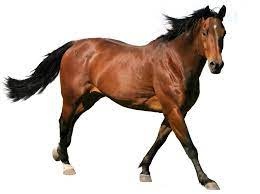
#> input picture cpv/workshop4/active_contour/download.jpeg, 260 x 194 px
$ python menu.py
#> lines starting #> are read from the running program, lines starting #| are printed output that depends on the picture
### cpv/workshop4/active_contour/example.py

import os
import logging

import numpy as np
from imageio import imread
import matplotlib
from matplotlib import pyplot as plt

# import acmorphsnakes as ms

# in case you are running on machine without display, e.g. server
if os.environ.get('DISPLAY', '') == '':
    logging.warning('No display found. Using non-interactive Agg backend.')
    matplotlib.use('Agg')

PATH_IMG_NODULE = 'images/mama07ORI.bmp'
PATH_IMG_STARFISH = './seastar2.png'
PATH_IMG_LAKES = 'images/lakes3.jpg'
PATH_IMG_CAMERA = '/Users/datle/Desktop/active-contour/camera.png'
PATH_IMG_COINS = 'images/coins.png'
PATH_ARRAY_CONFOCAL = 'images/confocal.npy'


def visual_callback_2d(background, fig=None):
    """
    Returns a callback than can be passed as the argument `iter_callback`
    of `morphological_geodesic_active_contour` and
    `morphological_chan_vese` for visualizing the evolution
    of the levelsets. Only works for 2D images.

    Parameters
    ----------
    background : (M, N) array
        Image to be plotted as the background of the visual evolution.
    fig : matplotlib.figure.Figure
        Figure where results will be drawn. If not given, a new figure
        will be created.

    Returns
    -------
    callback : Python function
        A function that receives a levelset and updates the current plot
        accordingly. This can be passed as the `iter_callback` argument of
        `morphological_geodesic_active_contour` and
        `morphological_chan_vese`.

    """

    # Prepare the visual environment.
    if fig is None:
        fig = plt.figure()
    fig.clf()
    ax1 = fig.add_subplot(1, 2, 1)
    ax1.imshow(background, cmap=plt.cm.gray)

    ax2 = fig.add_subplot(1, 2, 2)
    ax_u = ax2.imshow(np.zeros_like(background), vmin=0, vmax=1)
    plt.pause(0.001)

    # [8 lines left out: function callback, not called in this run]

    return callback


# [57 lines left out: function visual_callback_3d, not called in this run]


def rgb2gray(img):
    """Convert a RGB image to gray scale."""
    return 0.2989 * img[..., 0] + 0.587 * img[..., 1] + 0.114 * img[..., 2]


# [126 lines left out: functions example_nodule, example_starfish, example_coins, example_lakes, example_camera, example_confocal3d, not called in this run]


# if __name__ == '__main__':
#     logging.basicConfig(level=logging.DEBUG)
#     # example_nodule()
#     # example_starfish()
#     # example_coins()
#     # example_lakes()
#     # example_camera()
#
#     # Uncomment the following line to see a 3D example
#     # This is skipped by default since mplot3d is VERY slow plotting 3d meshes
#     # example_confocal3d()
#
#     logging.info("Done.")
#     plt.show()

### cpv/workshop4/active_contour/morphsnakes.py
# -*- coding: utf-8 -*-

"""
====================
Morphological Snakes
====================

*Morphological Snakes* [1]_ are a family of methods for image segmentation.
Their behavior is similar to that of active contours (for example, *Geodesic
Active Contours* [2]_ or *Active Contours without Edges* [3]_). However,
*Morphological Snakes* use morphological operators (such as dilation or
erosion) over a binary array instead of solving PDEs over a floating point
array, which is the standard approach for active contours. This makes
*Morphological Snakes* faster and numerically more stable than their
traditional counterpart.

There are two *Morphological Snakes* methods available in this implementation:
*Morphological Geodesic Active Contours* (**MorphGAC**, implemented in the
function ``morphological_geodesic_active_contour``) and *Morphological Active
Contours without Edges* (**MorphACWE**, implemented in the function
``morphological_chan_vese``).

**MorphGAC** is suitable for images with visible contours, even when these
contours might be noisy, cluttered, or partially unclear. It requires, however,
that the image is preprocessed to highlight the contours. This can be done
using the function ``inverse_gaussian_gradient``, although the user might want
to define their own version. The quality of the **MorphGAC** segmentation
depends greatly on this preprocessing step.

On the contrary, **MorphACWE** works well when the pixel values of the inside
and the outside regions of the object to segment have different averages.
Unlike **MorphGAC**, **MorphACWE** does not require that the contours of the
object are well defined, and it works over the original image without any
preceding processing. This makes **MorphACWE** easier to use and tune than
**MorphGAC**.

References
----------

.. [1] A Morphological Approach to Curvature-based Evolution of Curves and
       Surfaces, Pablo Márquez-Neila, Luis Baumela and Luis Álvarez. In IEEE
       Transactions on Pattern Analysis and Machine Intelligence (PAMI),
       2014, DOI 10.1109/TPAMI.2013.106
.. [2] Geodesic Active Contours, Vicent Caselles, Ron Kimmel and Guillermo
       Sapiro. In International Journal of Computer Vision (IJCV), 1997,
       DOI:10.1023/A:1007979827043
.. [3] Active Contours without Edges, Tony Chan and Luminita Vese. In IEEE
       Transactions on Image Processing, 2001, DOI:10.1109/83.902291

"""
__author__ = "P. Márquez Neila <p.mneila@upm.es>"


from itertools import cycle

import numpy as np
from scipy import ndimage as ndi

__all__ = [
    'morphological_chan_vese',
    'morphological_geodesic_active_contour',
    'inverse_gaussian_gradient',
    'circle_level_set',
    'checkerboard_level_set'
]

__version__ = (2, 1, 1)
__version_str__ = ".".join(map(str, __version__))


class _fcycle(object):

    def __init__(self, iterable):
        """Call functions from the iterable each time it is called."""
        self.funcs = cycle(iterable)

    def __call__(self, *args, **kwargs):
        f = next(self.funcs)
        return f(*args, **kwargs)


# SI and IS operators for 2D and 3D.
_P2 = [np.eye(3),
       np.array([[0, 1, 0]] * 3),
       np.flipud(np.eye(3)),
       np.rot90([[0, 1, 0]] * 3)]
_P3 = [np.zeros((3, 3, 3)) for i in range(9)]

_P3[0][:, :, 1] = 1
_P3[1][:, 1, :] = 1
_P3[2][1, :, :] = 1
_P3[3][:, [0, 1, 2], [0, 1, 2]] = 1
_P3[4][:, [0, 1, 2], [2, 1, 0]] = 1
_P3[5][[0, 1, 2], :, [0, 1, 2]] = 1
_P3[6][[0, 1, 2], :, [2, 1, 0]] = 1
_P3[7][[0, 1, 2], [0, 1, 2], :] = 1
_P3[8][[0, 1, 2], [2, 1, 0], :] = 1


# [34 lines left out: functions sup_inf, inf_sup, not called in this run]


_curvop = _fcycle([lambda u: sup_inf(inf_sup(u)),   # SIoIS
                   lambda u: inf_sup(sup_inf(u))])  # ISoSI


# [8 lines left out: function _check_input, not called in this run]


def _init_level_set(init_level_set, image_shape):
    """Auxiliary function for initializing level sets with a string.

    If `init_level_set` is not a string, it is returned as is.
    """
    if isinstance(init_level_set, str):
        if init_level_set == 'checkerboard':
            res = checkerboard_level_set(image_shape)
        elif init_level_set == 'circle':
            res = circle_level_set(image_shape)
        elif init_level_set == 'ellipsoid':
            res = ellipsoid_level_set(image_shape)
        else:
            raise ValueError("`init_level_set` not in "
                             "['checkerboard', 'circle', 'ellipsoid']")
    else:
        res = init_level_set
    return res


# [95 lines left out: functions circle_level_set, ellipsoid_level_set, not called in this run]


def checkerboard_level_set(image_shape, square_size=5):
    """Create a checkerboard level set with binary values.

    Parameters
    ----------
    image_shape : tuple of positive integers
        Shape of the image.
    square_size : int, optional
        Size of the squares of the checkerboard. It defaults to 5.

    Returns
    -------
    out : array with shape `image_shape`
        Binary level set of the checkerboard.

    See also
    --------
    circle_level_set
    """

    grid = np.ogrid[[slice(i) for i in image_shape]]
    grid = [(grid_i // square_size) & 1 for grid_i in grid]

    checkerboard = np.bitwise_xor.reduce(grid, axis=0)
    res = np.int8(checkerboard)
    return res


# [30 lines left out: function inverse_gaussian_gradient, not called in this run]


def morphological_chan_vese(image, iterations, init_level_set='checkerboard',
                            smoothing=1, lambda1=1, lambda2=1,
                            iter_callback=lambda x: None):
    """Morphological Active Contours without Edges (MorphACWE)

    Active contours without edges implemented with morphological operators. It
    can be used to segment objects in images and volumes without well defined
    borders. It is required that the inside of the object looks different on
    average than the outside (i.e., the inner area of the object should be
    darker or lighter than the outer area on average).

    Parameters
    ----------
    image : (M, N) or (L, M, N) array
        Grayscale image or volume to be segmented.
    iterations : uint
        Number of iterations to run
    init_level_set : str, (M, N) array, or (L, M, N) array
        Initial level set. If an array is given, it will be binarized and used
        as the initial level set. If a string is given, it defines the method
        to generate a reasonable initial level set with the shape of the
        `image`. Accepted values are 'checkerboard' and 'circle'. See the
        documentation of `checkerboard_level_set` and `circle_level_set`
        respectively for details about how these level sets are created.
    smoothing : uint, optional
        Number of times the smoothing operator is applied per iteration.
        Reasonable values are around 1-4. Larger values lead to smoother
        segmentations.
    lambda1 : float, optional
        Weight parameter for the outer region. If `lambda1` is larger than
        `lambda2`, the outer region will contain a larger range of values than
        the inner region.
    lambda2 : float, optional
        Weight parameter for the inner region. If `lambda2` is larger than
        `lambda1`, the inner region will contain a larger range of values than
        the outer region.
    iter_callback : function, optional
        If given, this function is called once per iteration with the current
        level set as the only argument. This is useful for debugging or for
        plotting intermediate results during the evolution.

    Returns
    -------
    out : (M, N) or (L, M, N) array
        Final segmentation (i.e., the final level set)

    See also
    --------
    circle_level_set, checkerboard_level_set

    Notes
    -----

    This is a version of the Chan-Vese algorithm that uses morphological
    operators instead of solving a partial differential equation (PDE) for the
    evolution of the contour. The set of morphological operators used in this
    algorithm are proved to be infinitesimally equivalent to the Chan-Vese PDE
    (see [1]_). However, morphological operators are do not suffer from the
    numerical stability issues typically found in PDEs (it is not necessary to
    find the right time step for the evolution), and are computationally
    faster.

    The algorithm and its theoretical derivation are described in [1]_.

    References
    ----------
    .. [1] A Morphological Approach to Curvature-based Evolution of Curves and
           Surfaces, Pablo Márquez-Neila, Luis Baumela, Luis Álvarez. In IEEE
           Transactions on Pattern Analysis and Machine Intelligence (PAMI),
           2014, DOI 10.1109/TPAMI.2013.106
    """

    init_level_set = _init_level_set(init_level_set, image.shape)

    _check_input(image, init_level_set)

    u = np.int8(init_level_set > 0)

    iter_callback(u)

    for _ in range(iterations):

        # inside = u > 0
        # outside = u <= 0
        c0 = (image * (1 - u)).sum() / float((1 - u).sum() + 1e-8)
        c1 = (image * u).sum() / float(u.sum() + 1e-8)

        # Image attachment
        du = np.gradient(u)
        abs_du = np.abs(du).sum(0)
        aux = abs_du * (lambda1 * (image - c1)**2 - lambda2 * (image - c0)**2)

        u[aux < 0] = 1
        u[aux > 0] = 0

        # Smoothing
        for _ in range(smoothing):
            u = _curvop(u)

        iter_callback(u)

    return u


# [125 lines left out: function morphological_geodesic_active_contour, not called in this run]

### cpv/workshop4/menu.py
import matplotlib.pyplot as plt

from active_contour import morphsnakes, example
from workshop4.watershed.run import water_shed
from workshop4.kmean_clusters.run import k_means_segment
from workshop4.mean_shift.run import mean_shift
import cv2
import sklearn
def menu():
    f= int(input('choose function:'))
#> the answer given: 1
    if f==1:
        print('active contour')
        # for more detail see: https://github.com/pmneila/morphsnakes
        img= cv2.imread("active_contour/download.jpeg")
#> img is the input picture: shape (194, 260, 3); mean B, G, R 189.2, 196, 207.6
        img= cv2.cvtColor(img, cv2.COLOR_BGR2GRAY)/255.0
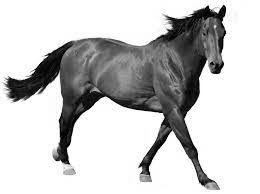
#> img: shape (194, 260) float64; min 0, max 1, mean 0.779
        callback = example.visual_callback_2d(img)
#> in visual_callback_2d, `plt.pause(0.001)`:
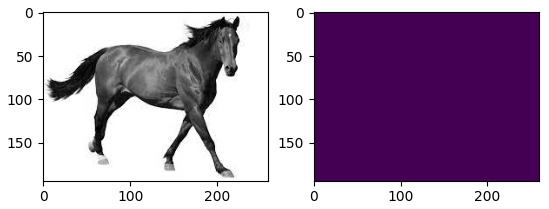
#> figure drawn by matplotlib, 2 panels

        # Morphological Chan-Vese (or ACWE)
        morphsnakes.morphological_chan_vese(img, 35,
                                   smoothing=3, lambda1=1, lambda2=1,
                                   iter_callback=callback)
        plt.show()
    if f==2:
        print('watershed')
        water_shed("/Users/datle/Desktop/CPV/cpv/workshop4/watershed/water_coins.jpeg")
    if f==3:
        print('k-means-segmentation')
        k_means_segment("/Users/datle/Desktop/CPV/cpv/workshop4/kmean_clusters/ocean.jpeg", K=2)
    if f==4:
        print("mean-shift segmentation")
        mean_shift("/Users/datle/Desktop/CPV/cpv/workshop4/kmean_clusters/ocean.jpeg")

#> (the run stopped early here; a loop or call above may not have finished)

$ run again, with cpv/workshop4/active_contour/istockphoto-1135769825-612x612.jpeg copied over cpv/workshop4/active_contour/download.jpeg
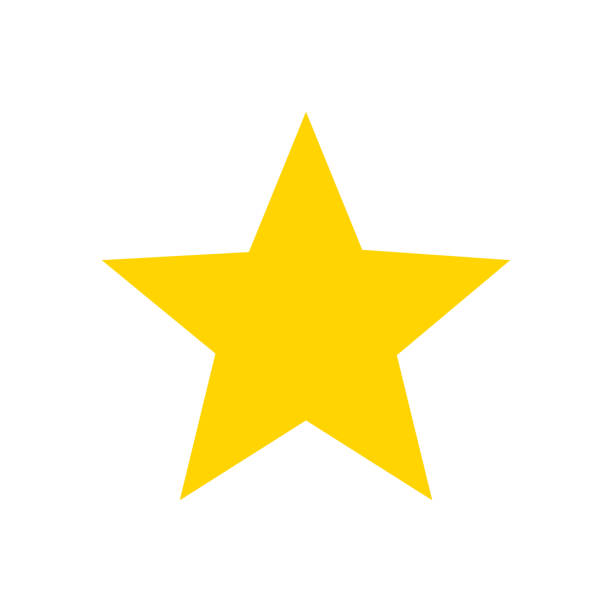
#> input picture cpv/workshop4/active_contour/istockphoto-1135769825-612x612.jpeg, 612 x 612 px
#> in menu, img is the input picture: shape (612, 612, 3); mean B, G, R 214.8, 248.1, 254.9
#> in menu, `img= cv2.cvtColor(img, cv2.COLOR_BGR2GRAY)/255.0`:
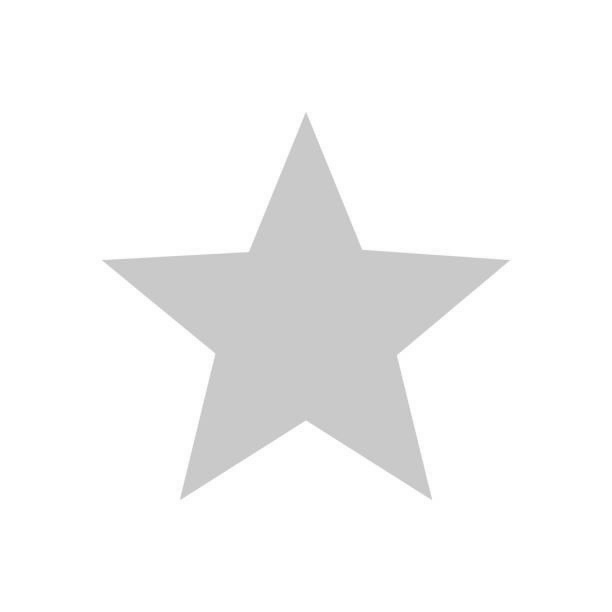
#> img: shape (612, 612) float64; min 0.745, max 1, mean 0.966
#> in visual_callback_2d, `plt.pause(0.001)`:
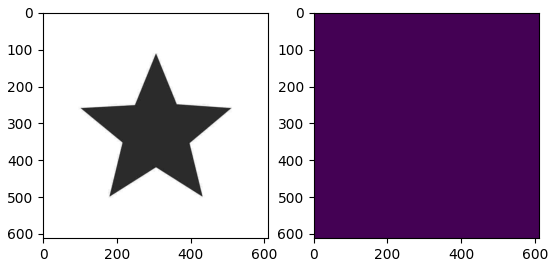
#> figure drawn by matplotlib, 2 panels

$ run again, with cpv/workshop4/active_contour/gelding-bay-coat.webp saved as cpv/workshop4/active_contour/download.jpeg
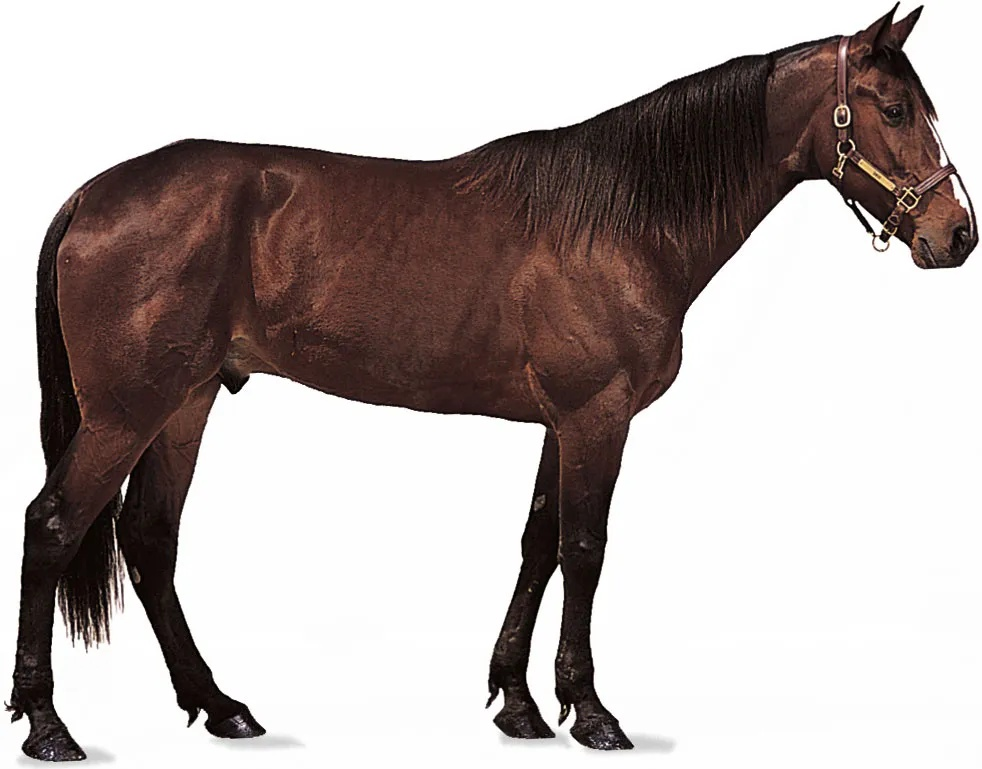
#> input picture cpv/workshop4/active_contour/gelding-bay-coat.webp, 982 x 769 px
#> in menu, img is the input picture: shape (769, 982, 3); mean B, G, R 171.4, 173.3, 182
#> in menu, `img= cv2.cvtColor(img, cv2.COLOR_BGR2GRAY)/255.0`:
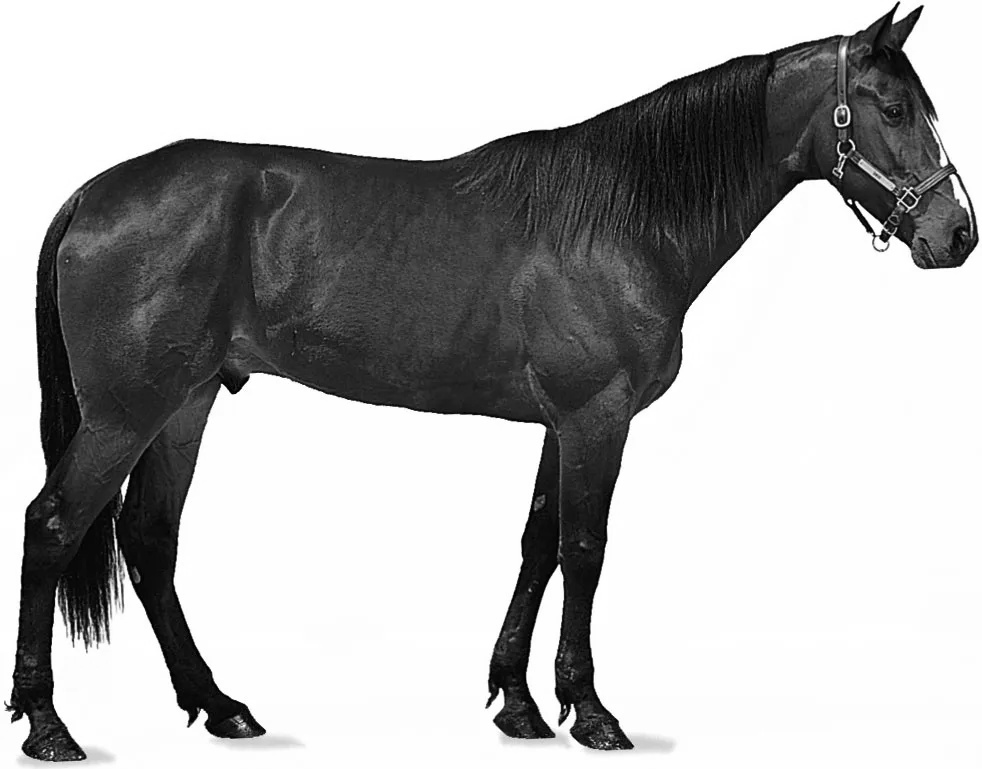
#> img: shape (769, 982) float64; min 0, max 1, mean 0.689
#> in visual_callback_2d, `plt.pause(0.001)`:
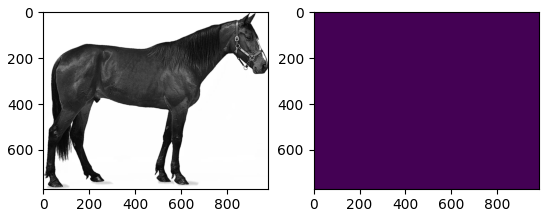
#> figure drawn by matplotlib, 2 panels
